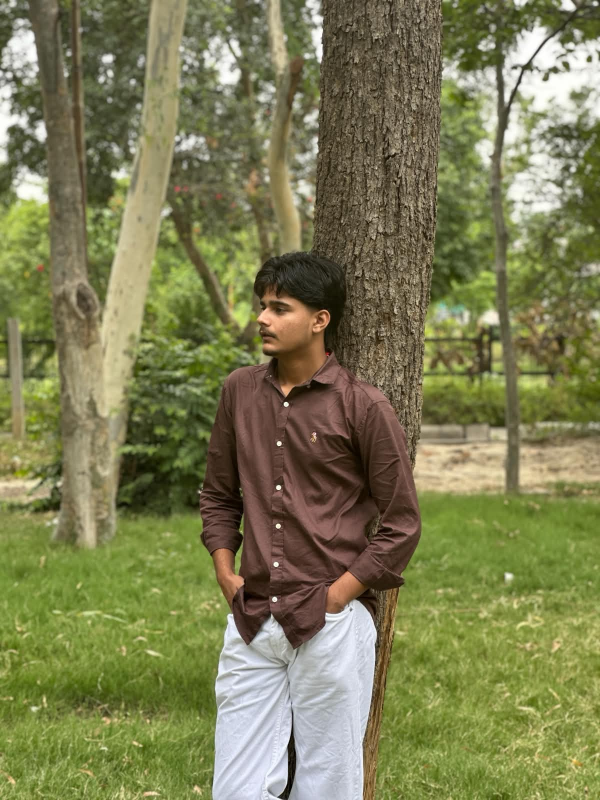
#> input picture tools/source/rachit.jpg, 1200 x 1600 px (shown at 1/2 size)
$ python optimize-static-images.py
#> lines starting #> are read from the running program, lines starting #| are printed output that depends on the picture
"""Re-encode the static, non-hero images in public/.

Same reasoning as generate-hero-assets.py: measure, then pick the quality that
holds SSIM >= 0.98 rather than guessing, and never let a re-encode feed on its
own output. That is why the portrait is read from tools/source/ rather than from
public/ — at one point the file this script wrote was the only copy left, and
feeding an encoder its own output compounds the resampling loss every run.

  public/rachit-{240,320,420,480,720}.webp
                       About-section portrait. The frame is a fixed 240px ring
                       with 2px of padding, so the image box is 236 CSS px at
                       every viewport and gets center-cropped to a square by
                       CSS object-cover. The sources are therefore pre-cropped
                       to the same center square, which is byte-identical on
                       screen to what object-cover shows and skips the 33% of
                       vertical pixels a 3:4 file would carry for it.
                       `sizes="236px"` then maps the DPRs worth covering
                       (1 / 1.3 / 1.75 / 2 / 3) onto exact device pixels — no
                       viewport downloads more than it draws. The 1200px JPEG
                       this replaced cost 92 KiB per visit into that box.
  public/og-image.webp  Social share card. Never rendered on the page, so it is
                       not on any visitor's critical path — measured and
                       reported, and only rewritten if the win is large.

Run from the repo root:

  <venv>\\Scripts\\python.exe tools/optimize-static-images.py
"""
import math
import os

from PIL import Image

ROOT = os.path.join(os.path.dirname(__file__), "..")
PORTRAIT_SOURCE = os.path.join(ROOT, "tools", "source", "rachit.jpg")
OG = os.path.join(ROOT, "public", "og-image.webp")

# The image box inside the About frame is a fixed 236 CSS px square (a 240px
# ring with 2px padding) at every viewport, so these are its exact device-pixel
# needs at DPR 1, 1.3, 1.75 (Lighthouse mobile), 2 and 3 — the multiples
# sizes="236px" hands to the browser. The 320 tier exists because the 240->420
# jump over-served a DPR ~1.3-1.5 display by up to two thirds.
PORTRAIT_WIDTHS = (240, 320, 420, 480, 720)
# q85 keeps PSNR 36-39 dB and SSIM >= 0.98 on the square-cropped source at
# every tier (q82 already drops to 0.980-0.983 and q80 below that), which is
# the same visually-identical bar the hero images are held to.
PORTRAIT_QUALITY = 85


def psnr(a, b):
    pa, pb = a.tobytes(), b.tobytes()
    total = 0
    for x, y in zip(pa, pb):
        d = x - y
        total += d * d
    mse = total / len(pa)
    return float("inf") if mse == 0 else 10 * math.log10((255 * 255) / mse)


def ssim(a, b):
    ap, bp = a.load(), b.load()
    w, h = a.size
    C1, C2 = (0.01 * 255) ** 2, (0.03 * 255) ** 2
    acc = n = 0
    for y in range(0, h - 8, 4):
        for x in range(0, w - 8, 4):
            sa = sb = saa = sbb = sab = 0.0
            for j in range(8):
                for i in range(8):
                    va, vb = ap[x + i, y + j], bp[x + i, y + j]
                    la = 0.299 * va[0] + 0.587 * va[1] + 0.114 * va[2]
                    lb = 0.299 * vb[0] + 0.587 * vb[1] + 0.114 * vb[2]
                    sa += la
                    sb += lb
                    saa += la * la
                    sbb += lb * lb
                    sab += la * lb
            m = 64.0
            ma, mb = sa / m, sb / m
            va = saa / m - ma * ma
            vb = sbb / m - mb * mb
            cov = sab / m - ma * mb
            acc += ((2 * ma * mb + C1) * (2 * cov + C2)) / (
                (ma * ma + mb * mb + C1) * (va + vb + C2)
            )
            n += 1
    return acc / n


def probe_rachit(original):
    square = portrait_square(original)
    print(f"\n=== portrait source  {original.size[0]}x{original.size[1]} "
          f"{os.path.getsize(PORTRAIT_SOURCE):,} B "
          f"-> center square {square.size[0]}x{square.size[1]} ===")
    tmp = os.path.join(ROOT, "dist", "probe.webp")
    os.makedirs(os.path.dirname(tmp), exist_ok=True)
    for width in PORTRAIT_WIDTHS:
        resized = square.resize((width, width), Image.LANCZOS)
        ref = resized.convert("RGB")
        resized.save(tmp, "WEBP", quality=PORTRAIT_QUALITY, method=6)
        got = Image.open(tmp).convert("RGB")
        print(f"  {width}x{width}  {os.path.getsize(tmp):>8,} B"
              f"   PSNR {psnr(got, ref):5.2f} dB   SSIM {ssim(got, ref):.4f}")


# [32 lines left out: function probe_og, not called in this run]


def portrait_square(original):
    """Pre-crop the 3:4 source to the center square object-cover shows.

    CSS `object-cover` in the 236px square ring crops the same center square
    (top-to-bottom), so encoding the square directly gives byte-identical on
    screen pixels while carrying ~25% fewer bytes per file.
    """
    w, h = original.size
    side = min(w, h)
    return original.crop(((w - side) // 2, (h - side) // 2, (w + side) // 2, (h + side) // 2))


# [13 lines left out: function write_rachit, not called in this run]


def main():
    original = Image.open(PORTRAIT_SOURCE).convert("RGB")
#> original is the input picture: PIL image 1200x1600 RGB; mean R, G, B 124.7, 125.4, 83.1
    probe_rachit(original)
#> in portrait_square, `return original.crop(((w - side) // 2, (h - side) // 2, (w + side) // ..`:
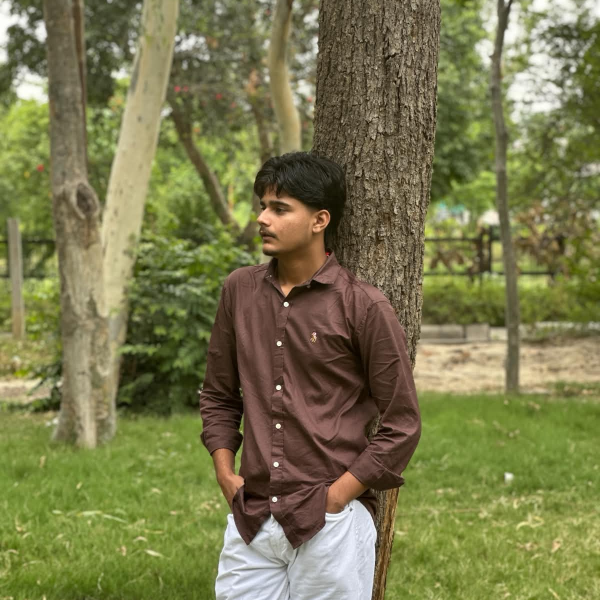
#> returned value: PIL image 1200x1200 RGB (shown at 1/2 size); mean R, G, B 121.6, 120.8, 77.3
#| === portrait source  1200x1600 162,406 B -> center square 1200x1200 ===
#> in probe_rachit, `resized = square.resize((width, width), Image.LANCZOS)`:
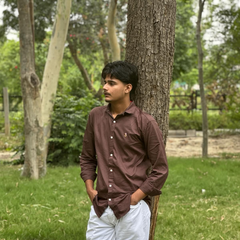
#> resized: PIL image 240x240 RGB; mean R, G, B 121.6, 120.8, 77.3
#> the loop in psnr, `for x, y in zip(pa, pb):` made 172800 passes
#> (x, y, d, total) on passes 1 to 3: (213, 210, 3, 9), (213, 212, 1, 10), (211, 198, 13, 179)
#> after the loop in psnr, `for x, y in zip(pa, pb):`: total = 2891614
#> in psnr, `mse = total / len(pa)`: mse = 16.73
#> after the loop in ssim, `for y in range(0, h - 8, 4):`: acc = 3321.4; n = 3364
#|   240x240    17,996 B   PSNR 35.89 dB   SSIM 0.9873
#> (the run stopped early here; a loop or call above may not have finished)
